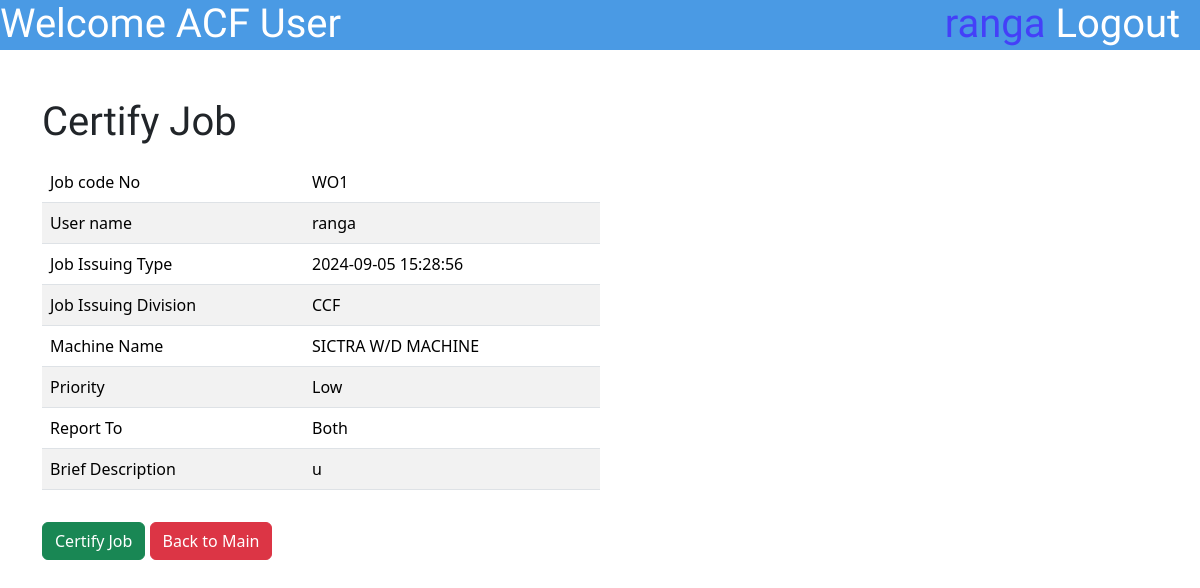
The app's page /PUser/CertifyJobPUser.php?updateid=383 (signed in) with its own data.
### tables this page shows
CREATE TABLE `jobdatasheet` (
  `id` int(10) NOT NULL,
  `JobCodeNo` varchar(100) NOT NULL,
  `JobPostingDateTime` varchar(50) NOT NULL,
  `JobPostingDev` enum('ACF','CCF','DR','Flexible','Aluminium Rodmill','Ceylon Copper','Drum Yard','Carpentry','Bail Room') NOT NULL,
  `MachineName` varchar(255) NOT NULL,
  `Priority` enum('High','Low','Critical','') NOT NULL,
  `ReportTo` enum('Electrical','Mechanical','Both','') NOT NULL,
  `BDescription` varchar(500) NOT NULL,
  `Username` varchar(50) NOT NULL,
  `JobStatusE` enum('Pending','Started','Finished','Approved','NA') NOT NULL,
  `JobStatusM` enum('Pending','Started','Finished','Approved','NA') NOT NULL,
  `ManPowerInvolved` varchar(1000) DEFAULT NULL,
  `Approval` enum('Pending Approval','Not Approved','Approved','') NOT NULL,
  `FinishedCommentE` varchar(255) DEFAULT NULL,
  `FinishedCommentM` varchar(500) DEFAULT NULL,
  `TransferCommentE` varchar(500) DEFAULT NULL,
  `TransferCommentM` varchar(500) DEFAULT NULL,
  `ApproveComment` varchar(1000) DEFAULT NULL,
  `DisapproveComment` varchar(1000) DEFAULT NULL,
  `DownTime` varchar(500) DEFAULT NULL,
  `TryCount` int(10) DEFAULT NULL
);

### PUser/CertifyJobPUser.php (the view, shortened to what this page needs)
<?php
include '../connect.php';
$idu = $_GET['updateid'];
$sql = "Select * from jobdatasheet where id='$idu'";
$result = mysqli_query($con, $sql);
$row = mysqli_fetch_assoc($result);
$JobCodeNo = $row['JobCodeNo'];
$username = $_SESSION['username'];
$JobIssuingDateTime = $row['JobPostingDateTime'];
$JobIssuingDivision = $row['JobPostingDev'];
$MachineName = $row['MachineName'];
$priority = $row['Priority'];
$ReportTo = $row['ReportTo'];
$BriefDescription = $row['BDescription'];
?>
<!DOCTYPE html>
<html lang="en">
<head>
    <link href="https://cdn.jsdelivr.net/npm/bootstrap@5.3.3/dist/css/bootstrap.min.css" rel="stylesheet"
>
    <link rel="stylesheet" href="\MaintananceJobCard\styles\SubmitJobstyle.css">
</head>
<body onload="divSelect()">
    <div class="topbar">
        <h1 class="topbar-text">Welcome <?php echo $_SESSION['workplace'] ?> User</h1>
        <a href="\MaintananceJobCard\logout.php">
            <h1 class="topbar-logout">Logout &nbsp</h1>
        </a>
        <h1 class="topbar-username"><?php echo $_SESSION['username'] ?>&nbsp</h1>
    </div>
    <div class="container mt-5 ">
        <h1> Certify Job </h1>
        <div class="mt-3">
            <form method="POST">
                <table class="table table-striped w-50">
                    <tr>
                    <tr>
                        <td>
                            Job code No
                        </td>
                        <td>
                            <?php echo $JobCodeNo; ?>
                        </td>
                    </tr>
                    <tr>
                        <td>
                            User name
                        </td>
                        <td>
                            <?php echo $username; ?>
                        </td>
                    </tr>
                    <tr>
                        <td>
                            Job Issuing Type
                        </td>
                        <td>
                            <?php echo $JobIssuingDateTime; ?>
                        </td>
                    </tr>
                    <tr>
                        <td>
                            Job Issuing Division
                        </td>
                        <td>
                            <?php echo $JobIssuingDivision; ?>
                        </td>
                    </tr>
                    <tr>
                        <td>
                            Machine Name
                        </td>
                        <td>
                            <?php echo $MachineName; ?>
                        </td>
                    </tr>
                    <tr>
                        <td>
                            Priority
                        </td>
                        <td>
                            <?php echo $priority; ?>
                        </td>
                    </tr>
                    <tr>
                        <td>
                            Report To
                        </td>
                        <td>
                            <?php echo $ReportTo; ?>
                        </td>
                    </tr>
                    <tr>
                        <td>
                            Brief Description
                        </td>
                        <td>
                            <?php echo $BriefDescription; ?>
                        </td>
                    </tr>
                </table>
                <button type="submit" class="btn btn-success mt-3" name="certify"
                    onclick="return confirm('Are you sure?')">Certify Job</button>
                <button type="back" class="btn btn-danger mt-3" name="back"><a
                        href="\MaintananceJobCard\PUser\indexPUser.php" style="text-decoration:none;color:white">Back
                        to Main</a></button>
            </form>
        </div>
    </div>
</body>
</body>

### styles/SubmitJobstyle.css (style rules this page uses)
div.topbar { height: 50px; width: 100%; background-color: #4A9AE4; }
h1.topbar-text { float: left; font-family: "Jockey One", sans-serif; color: white; }
h1.topbar-username { float: right; font-family: "Jockey One", sans-serif; color: #4440F8; }
h1.topbar-logout { float: right; font-family: "Jockey One", sans-serif; color: white; }

### PUser/CertifyJobPUser.php (style rules this page uses)
h1 { font-family: "Jockey One", sans-serif; }

### records on screen
jobdatasheet: JobCodeNo "WO1", JobPostingDateTime "2024-09-05 15:28:56", JobPostingDev "CCF", MachineName "SICTRA W/D MACHINE", Priority "Low", ReportTo "Both", BDescription "u"

### other values on screen
$_SESSION['workplace'] "ACF"
$_SESSION['username'] "ranga"
$username "ranga"
